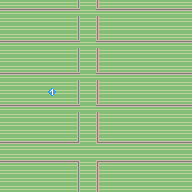

Below is a game level as drawn by its tile map, then a one-line description and the .tmx that defines it (tile-layer data replaced by summaries):
An orthogonal 24x24 tile map with 8x8 px tiles, 2 tile layers (Tiles, Sprites), 3 tilesets and 8 objects (Politician4, Politician3, Politician5, Politician6, Politician7, ...).

<map version="1.0" orientation="orthogonal" width="24" height="24" tilewidth="8" tileheight="8">
 <tileset firstgid="1" source="tiles.tsx" />
 <tileset firstgid="65" source="sprites.tsx" />
 <tileset firstgid="113" name="tiles_act2p2" tilewidth="8" tileheight="8">
  <image source="tiles_act2p2.png" width="64" height="64" />
  <terraintypes>
   <terrain name="Exterior" tile="-1" />
   <terrain name="Interior" tile="-1" />
  </terraintypes>
  <tile id="24" terrain="1,1,1,0" />
  <tile id="25" terrain="1,1,0,0" />
  <tile id="26" terrain="1,1,0,1" />
  <tile id="27" terrain="0,0,0,1" />
  <tile id="28" terrain="0,0,1,1" />
  <tile id="29" terrain="0,0,1,0" />
  <tile id="32" terrain="1,0,1,0" />
  <tile id="33" terrain="0,0,0,0" />
  <tile id="34" terrain="0,1,0,1" />
  <tile id="35" terrain="0,1,0,1" />
  <tile id="36" terrain="1,1,1,1" />
  <tile id="37" terrain="1,0,1,0" />
  <tile id="40" terrain="1,0,1,1" />
  <tile id="41" terrain="0,0,1,1" />
  <tile id="42" terrain="0,1,1,1" />
  <tile id="43" terrain="0,1,0,0" />
  <tile id="44" terrain="1,1,0,0" />
  <tile id="45" terrain="1,0,0,0" />
 </tileset>
 <layer name="Tiles" width="24" height="24">
  <properties>
   <property name="sprite" value="1" />
  </properties>
  <data>[576 cells, 576 non-empty, 9 distinct tile ids]</data>
 </layer>
 <layer name="Sprites" width="24" height="24">
  <data>[576 cells, 1 non-empty, 1 distinct tile ids]</data>
 </layer>
 <objectgroup name="NPCs" width="24" height="24">
  <object name="Politician4" gid="66" x="120" y="64" />
  <object name="Politician3" gid="66" x="144" y="128" />
  <object name="Politician5" gid="66" x="128" y="96" />
  <object name="Politician6" gid="66" x="56" y="136" />
  <object name="Politician7" gid="66" x="64" y="64" />
  <object name="PA" gid="75" x="64" y="88" />
  <object name="StairsToL2" gid="91" x="80" y="168" />
  <object name="StairsToLobby" gid="93" x="88" y="168" />
 </objectgroup>
</map>
